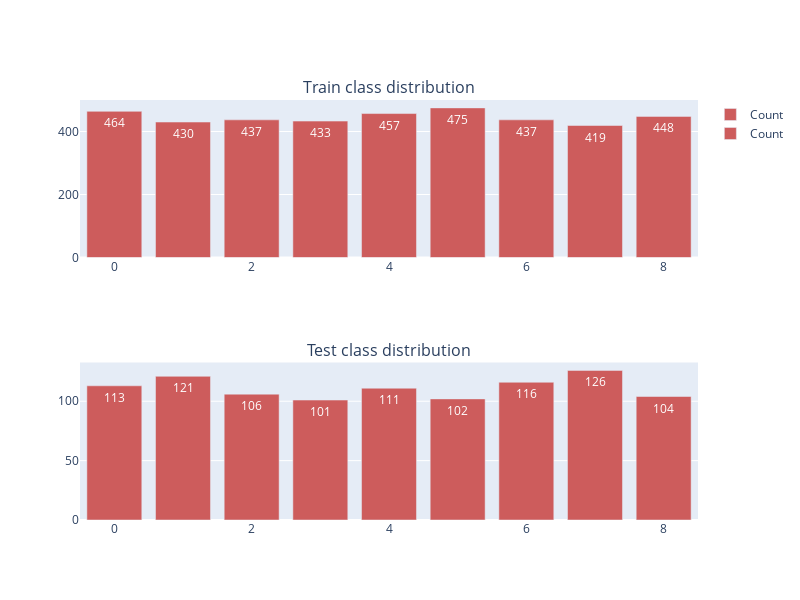

Here is the notebook cell this chart was saved with:
### Code cell
# смотрим как распределены классы в выборках
fig =  make_subplots(rows=2,cols=1,subplot_titles=['Train class distribution', 'Test class distribution'])

fig.add_trace(trace=go.Bar(   x=train['label'].value_counts().index, 
                        y=train['label'].value_counts().values,
                        text=train['label'].value_counts().values,
                        textposition='auto',name='Count',
                        marker_color='indianred'),
                        row=1,col=1)

fig.add_trace(trace=go.Bar(   x=test['label'].value_counts().index, 
                        y=test['label'].value_counts().values,
                        text=test['label'].value_counts().values,
                        textposition='auto',name='Count',
                        marker_color='indianred',),
                        row=2,col=1)
fig.update_layout(height=600,width=800,)
fig.show()

### Figure 1 — Plotly figure (JSON) as saved in the notebook; plotly's stock layout.template omitted (floating-point values rounded to 4 significant figures)
{"data": [{"marker": {"color": "indianred"}, "name": "Count", "text": [475, 464, 457, 448, 437, 437, 433, 430, 419], "textposition": "auto", "type": "bar", "x": [5, 0, 4, 8, 6, 2, 3, 1, 7], "xaxis": "x", "y": [475, 464, 457, 448, 437, 437, 433, 430, 419], "yaxis": "y"}, {"marker": {"color": "indianred"}, "name": "Count", "text": [126, 121, 116, 113, 111, 106, 104, 102, 101], "textposition": "auto", "type": "bar", "x": [7, 1, 6, 0, 4, 2, 8, 5, 3], "xaxis": "x2", "y": [126, 121, 116, 113, 111, 106, 104, 102, 101], "yaxis": "y2"}], "layout": {"annotations": [{"font": {"size": 16}, "showarrow": false, "text": "Train class distribution", "x": 0.5, "xanchor": "center", "xref": "paper", "y": 1, "yanchor": "bottom", "yref": "paper"}, {"font": {"size": 16}, "showarrow": false, "text": "Test class distribution", "x": 0.5, "xanchor": "center", "xref": "paper", "y": 0.375, "yanchor": "bottom", "yref": "paper"}], "height": 600, "width": 800, "xaxis": {"anchor": "y", "domain": [0, 1]}, "xaxis2": {"anchor": "y2", "domain": [0, 1]}, "yaxis": {"anchor": "x", "domain": [0.625, 1]}, "yaxis2": {"anchor": "x2", "domain": [0, 0.375]}}}
